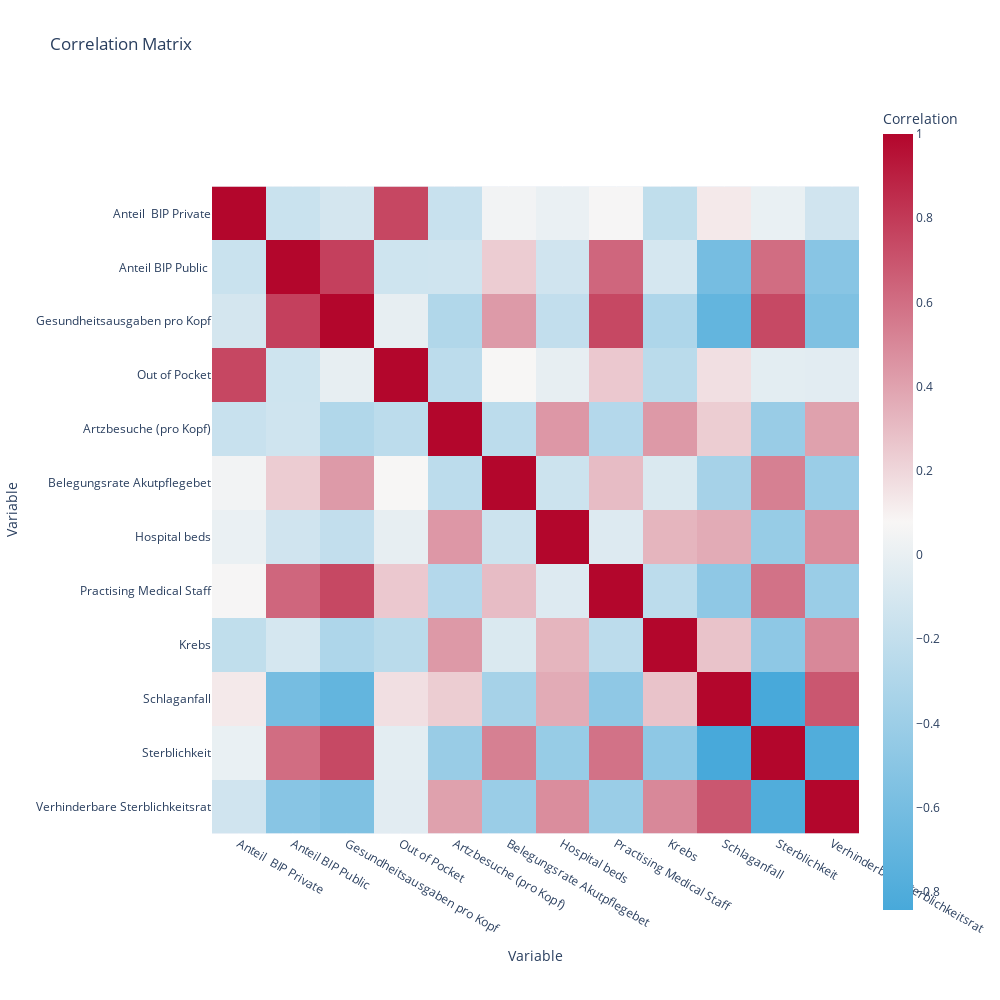

The code cell stored with this chart in its notebook:
### Code cell
corr_data = df_f.copy()

corr_data['Krebs'] = (corr_data['Krebs M'] + corr_data['Krebs W']) / 2
corr_data['Schlaganfall'] = (corr_data['Schlaganfall M'] + corr_data['Schlaganfall W']) / 2
corr_data['Sterblichkeit'] = (corr_data['Sterblichkeit ab 65 M'] + corr_data['Sterblichkeit ab 65 W']) / 2
corr_data['Practising Medical Staff'] = (corr_data['Practising doctors'] + corr_data['Professional nurses']) / 2

corr_data = corr_data.drop(['Krebs M', 'Krebs W', 'Schlaganfall M', 'Schlaganfall W', 'Sterblichkeit ab 65 M', 'Sterblichkeit ab 65 W', 'Practising doctors', 'Professional nurses'], axis=1)
corr_data = corr_data[['Anteil  BIP Private', 'Anteil BIP Public ', 'Gesundheitsausgaben pro Kopf', 'Out of Pocket', 'Artzbesuche (pro Kopf)', 'Belegungsrate Akutpflegebet', 'Hospital beds', 'Practising Medical Staff', 'Krebs', 'Schlaganfall', 'Sterblichkeit', 'Verhinderbare Sterblichkeitsrat']]

colorscale = [[0, color_palette[13]], [0.5, color_palette[1]], [1, color_palette[5]]]

fig = px.imshow(corr_data.corr(), title='Correlation Matrix', labels=dict(x='Variable', y='Variable', color='Correlation'), color_continuous_scale=colorscale)
fig.update_layout(width=1000, height=1000)
fig.show()

### Figure 1 — Plotly figure (JSON) as saved in the notebook; plotly's stock layout.template omitted (floating-point values rounded to 4 significant figures; data arrays with more than 128 entries replaced by an {"elided": "..."} marker saying what was removed)
{"data": [{"coloraxis": "coloraxis", "hovertemplate": "Variable: %{x}<br>Variable: %{y}<br>Correlation: %{z}<extra></extra>", "name": "0", "type": "heatmap", "x": ["Anteil  BIP Private", "Anteil BIP Public ", "Gesundheitsausgaben pro Kopf", "Out of Pocket", "Artzbesuche (pro Kopf)", "Belegungsrate Akutpflegebet", "Hospital beds", "Practising Medical Staff", "Krebs", "Schlaganfall", "Sterblichkeit", "Verhinderbare Sterblichkeitsrat"], "xaxis": "x", "y": ["Anteil  BIP Private", "Anteil BIP Public ", "Gesundheitsausgaben pro Kopf", "Out of Pocket", "Artzbesuche (pro Kopf)", "Belegungsrate Akutpflegebet", "Hospital beds", "Practising Medical Staff", "Krebs", "Schlaganfall", "Sterblichkeit", "Verhinderbare Sterblichkeitsrat"], "yaxis": "y", "z": {"elided": "12x12 float values"}}], "layout": {"coloraxis": {"colorbar": {"title": {"text": "Correlation"}}, "colorscale": [[0, "rgb(72, 169, 218)"], [0.5, "rgb(248, 246, 245)"], [1, "rgb(179, 6, 44)"]]}, "height": 1000, "title": {"text": "Correlation Matrix"}, "width": 1000, "xaxis": {"anchor": "y", "constrain": "domain", "domain": [0, 1], "scaleanchor": "y", "title": {"text": "Variable"}}, "yaxis": {"anchor": "x", "autorange": "reversed", "constrain": "domain", "domain": [0, 1], "title": {"text": "Variable"}}}}
